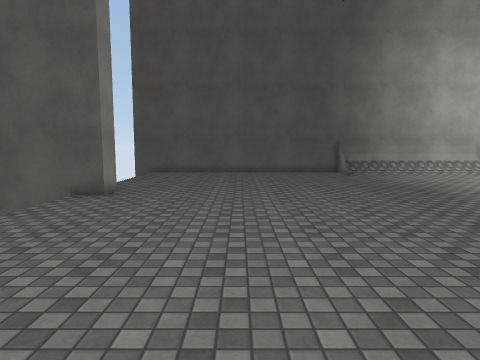
View 1 (above)

14 first-person views from a walk through a 3-D level made in the Unity game engine. The camera is 1.5 m above the floor, tilts 6° down and sees 75° across. The floor is counted in squares, 1 m on a side. Each view is taken from the middle of a square. On the plan, view 1 faces up. The plan holds only what a view shows up to about 15 squares ahead; the rest is blank. The place goes on beyond the plan. The player character is not drawn. Some animated figures are not drawn. Surface patterns are stand-ins for the level's own textures.

View 2
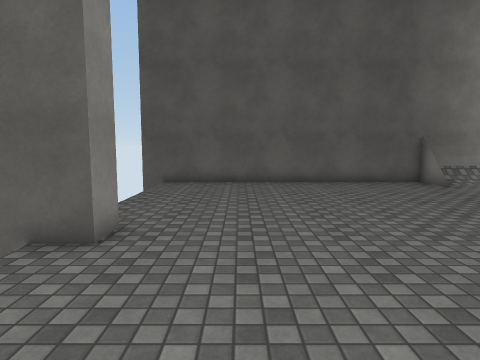

View 3
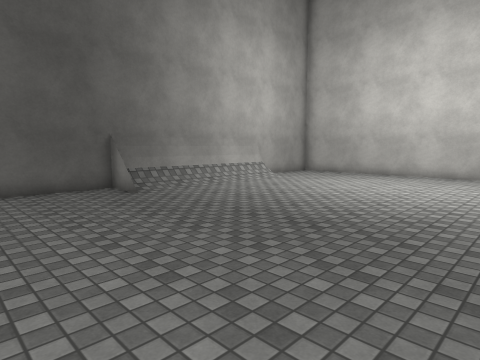

View 4
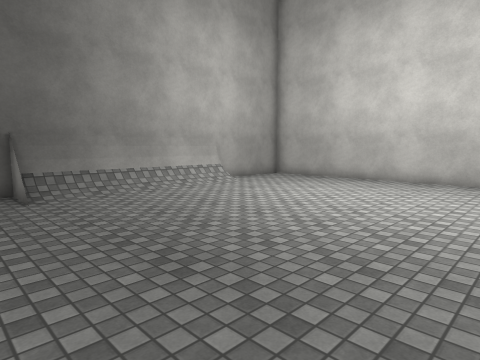

View 5
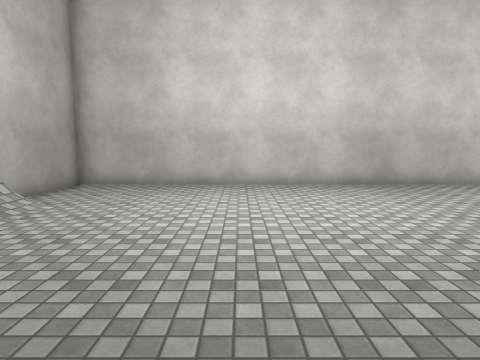

View 6
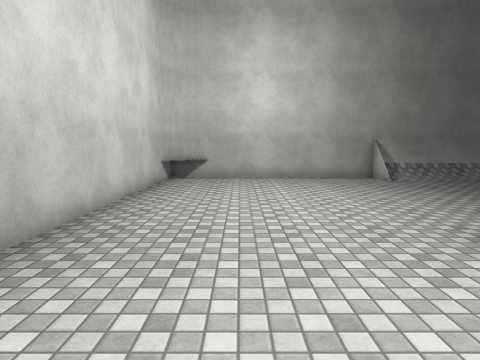

View 7
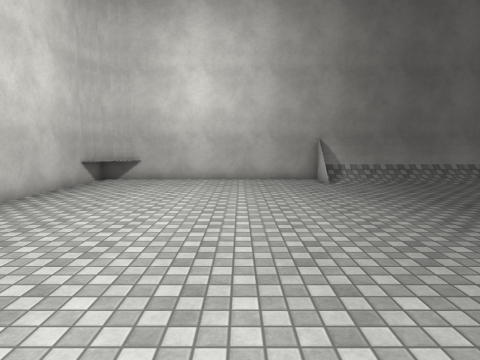

View 8
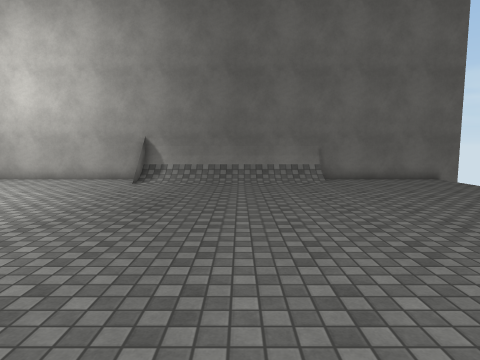

View 9
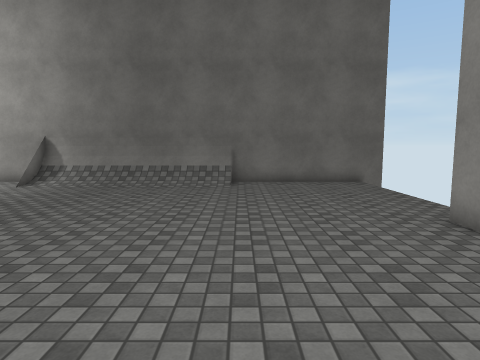

View 10
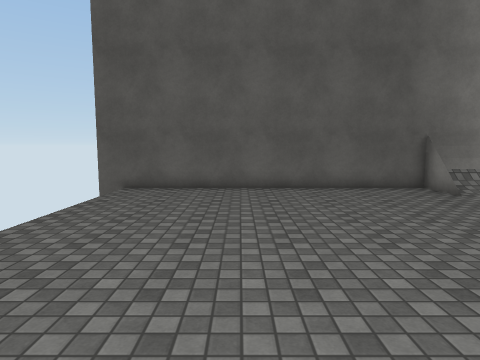

View 11
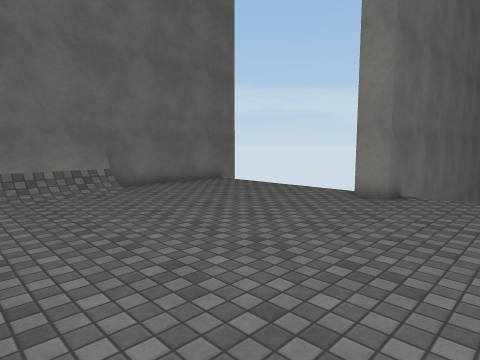

View 12
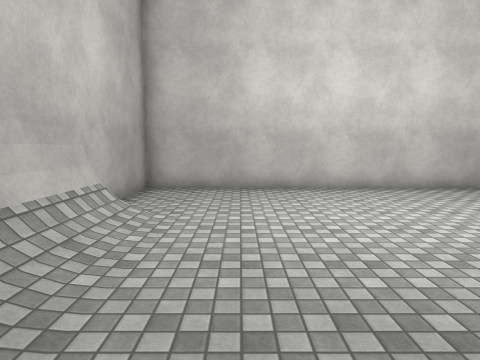

View 13
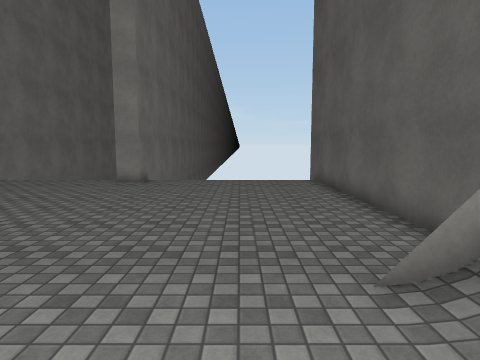

View 14
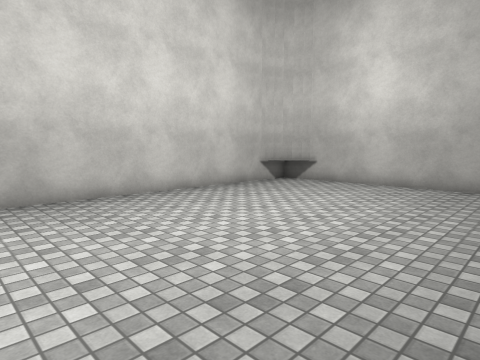

### Floor plan
Points are (right, up) in squares from view 1. A wall is a line through its corners. A room is listed if a view was taken in it or the views show most of it. See-through windows are left out.
Room 1 (views 1, 2, 3, 4, 5, 6, 7, 8, 9, 10, 11, 12, 13, 14)
walls: (5.8, 16.6) (5.8, 18.5); (8.4, -4.2) (8.4, -2.8) (8.4, -4.6); (13.9, 18.2) (5.9, 18.2); (0.2, -4.4) (8.4, -4.4); (-6.1, 10.8) (-4.3, 10.8) (-4.3, 9.7) (-6.5, 9.7); (-6.5, 3.7) (-4.3, 3.7) (-4.3, 2.6); (16.9, -4.6) (17.6, -4.4) (18.2, -3.8) (18.4, -3); (17.3, -4.5) (17.9, -4.1) (18.3, -3.5); (-6.3, -4.6) (18.4, -4.6) (18.4, 18.4) (-6.3, 18.4)
low walls: (5.8, 17.6) (5.8, 16.5); (0.2, -4.2) (8.4, -4.2)

Where each view was taken, in squares from view 1:
view 1: 0 up, 0 right, facing up
view 2: 5 up, 2 left, facing up
view 3: 7 up, 1 right, facing up-right
view 4: 7 up, 4 right, facing up-right
view 5: 12 up, 6 right, facing right
view 6: 11 up, 15 right, facing down
view 7: 10 up, 12 right, facing down
view 8: 10 up, 4 right, facing down
view 9: 9 up, 0 right, facing down
view 10: 7 up, 1 left, facing up
view 11: 7 up, 5 right, facing down-left
view 12: 15 up, 7 right, facing right
view 13: 15 up, 9 right, facing left
view 14: 8 up, 9 right, facing down-right
